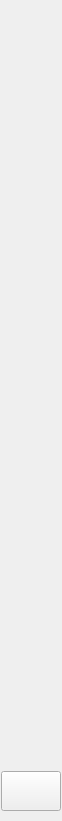
<?xml version="1.0" encoding="UTF-8"?>
<ui version="4.0">
 <class>PlatMenuNav</class>
 <widget class="QWidget" name="PlatMenuNav">
  <property name="geometry">
   <rect>
    <x>0</x>
    <y>0</y>
    <width>62</width>
    <height>821</height>
   </rect>
  </property>
  <layout class="QGridLayout" name="gridLayout">
   <property name="leftMargin">
    <number>0</number>
   </property>
   <property name="topMargin">
    <number>0</number>
   </property>
   <property name="rightMargin">
    <number>0</number>
   </property>
   <property name="bottomMargin">
    <number>0</number>
   </property>
   <property name="spacing">
    <number>0</number>
   </property>
   <item row="0" column="0">
    <widget class="QWidget" name="m_navWidget" native="true">
     <property name="minimumSize">
      <size>
       <width>60</width>
       <height>0</height>
      </size>
     </property>
     <property name="maximumSize">
      <size>
       <width>60</width>
       <height>16777215</height>
      </size>
     </property>
     <property name="styleSheet">
      <string notr="true"/>
     </property>
     <layout class="QGridLayout" name="gridLayout_3">
      <property name="leftMargin">
       <number>0</number>
      </property>
      <property name="topMargin">
       <number>0</number>
      </property>
      <property name="rightMargin">
       <number>0</number>
      </property>
      <property name="bottomMargin">
       <number>0</number>
      </property>
      <property name="spacing">
       <number>0</number>
      </property>
      <item row="0" column="0">
       <layout class="QVBoxLayout" name="verticalLayout_4">
        <property name="topMargin">
         <number>6</number>
        </property>
        <property name="bottomMargin">
         <number>10</number>
        </property>
        <item>
         <layout class="QVBoxLayout" name="m_menunavlayout">
          <property name="spacing">
           <number>2</number>
          </property>
         </layout>
        </item>
        <item>
         <spacer name="verticalSpacer">
          <property name="orientation">
           <enum>Qt::Vertical</enum>
          </property>
          <property name="sizeHint" stdset="0">
           <size>
            <width>20</width>
            <height>40</height>
           </size>
          </property>
         </spacer>
        </item>
        <item>
         <layout class="QVBoxLayout" name="verticalLayout_3">
          <property name="spacing">
           <number>0</number>
          </property>
          <item>
           <widget class="QToolButton" name="m_exitBtn">
            <property name="minimumSize">
             <size>
              <width>60</width>
              <height>40</height>
             </size>
            </property>
            <property name="styleSheet">
             <string notr="true">QToolButton{
	border-image: url(:/Resources/Image/a_normal1.png);		
	color: #ffffff;	
}
QToolButton:hover{
	border-image: url(:/Resources/Image/a_press.png);
	color: #ffffff;	
}
QToolButton:pressed{
	border-image: url(:/Resources/Image/a_press.png);
	color: #ffffff;	
}
</string>
            </property>
            <property name="text">
             <string/>
            </property>
            <property name="icon">
             <iconset>
              <normaloff>:/Resources/Image/a_quit.png</normaloff>:/Resources/Image/a_quit.png</iconset>
            </property>
            <property name="iconSize">
             <size>
              <width>25</width>
              <height>25</height>
             </size>
            </property>
            <property name="toolButtonStyle">
             <enum>Qt::ToolButtonIconOnly</enum>
            </property>
           </widget>
          </item>
         </layout>
        </item>
       </layout>
      </item>
     </layout>
    </widget>
   </item>
  </layout>
 </widget>
 <resources/>
 <connections/>
</ui>
